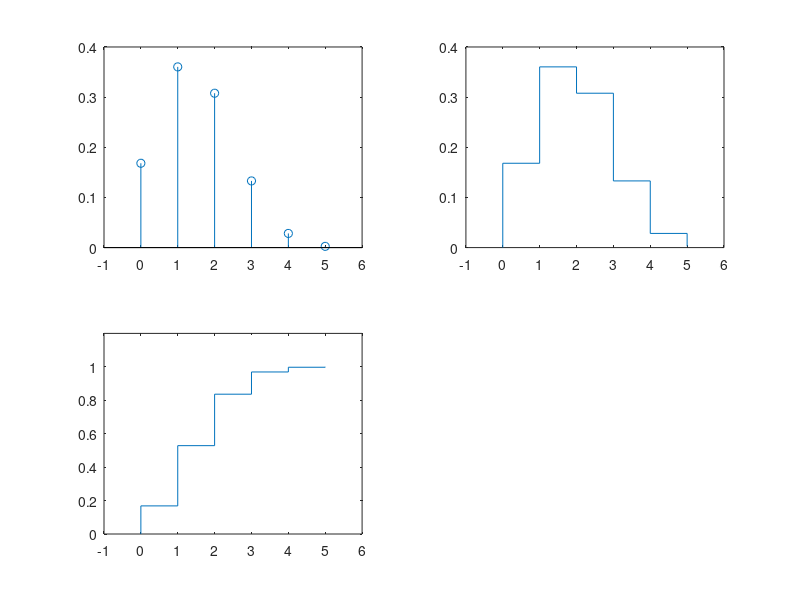

Recreate this plot in MATLAB.
% i)
Sx=0:5;
N=1e6;
M=rand(5,N);
defeito= M<0.3;

defeito0=sum(sum(defeito) == 0);
defeito1=sum(sum(defeito) == 1);
defeito2=sum(sum(defeito) == 2);
defeito3=sum(sum(defeito) == 3);
defeito4=sum(sum(defeito) == 4);
defeito5=sum(sum(defeito) == 5);

prob0=defeito0/N;
prob1=defeito1/N;
prob2=defeito2/N;
prob3=defeito3/N;
prob4=defeito4/N;
prob5=defeito5/N;

probs = [prob0 prob1 prob2 prob3 prob4 prob5];

subplot(2,2,1)
stem(Sx,probs)
xlim([-1,6])

subplot(2,2,2)
stairs([0 Sx],[0 probs])
xlim([-1,6])

% ii)
subplot(2,2,3)
probs1=cumsum(probs)
stairs([0 Sx],[0 probs1])
xlim([-1,6])
ylim([0,1.2])

% iii)

defeitomax2=sum(sum(defeito) <= 2);
pmax2 = defeitomax2/N